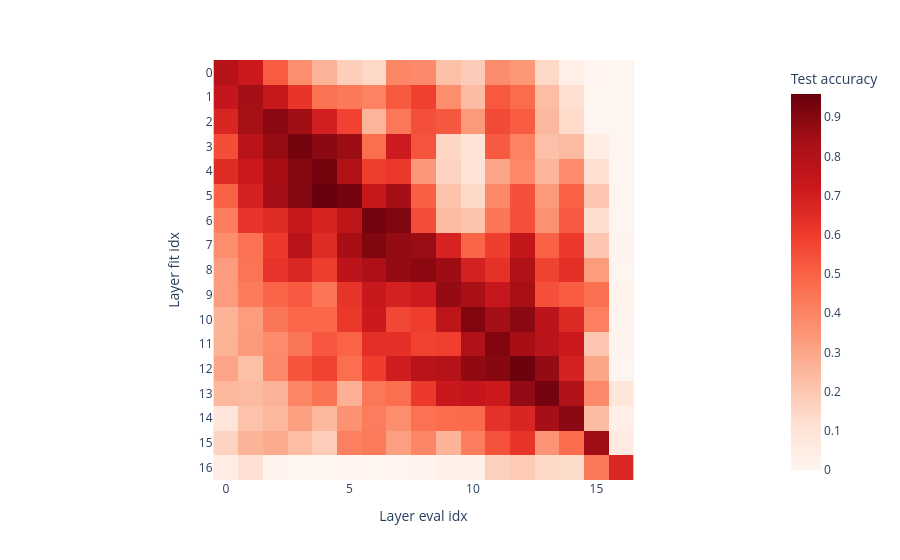

The cell this chart's notebook holds for it:
### Code cell
test_accuracies_l2 = torch.zeros((len(probes_l2), len(test_hidden_states))) - float("nan")
for probe_idx, probe in enumerate(probes_l2.values()):
    probe.eval()
    for layer_idx in range(len(test_hidden_states)):
        with torch.no_grad():
            test_logits = probe(test_hidden_states[layer_idx].float().to(device), holdout_eval_tokens=False)
            test_accuracy = (test_logits.argmax(dim=-1) == test_labels).float().mean().item()
        test_accuracies_l2[probe_idx, layer_idx] = test_accuracy

plotly.express.imshow(
    test_accuracies_l2,
    labels={"y": "Layer fit idx", "x": "Layer eval idx", "color": "Test accuracy"},
    color_continuous_scale="Reds"
).update_layout(
    yaxis=dict(tickvals=list(range(len(probes_l2))), ticktext=list(probes_l2.keys()))
)

### Figure 1 — Plotly figure (JSON) as saved in the notebook; plotly's stock layout.template omitted (floating-point values rounded to 4 significant figures; data arrays with more than 128 entries replaced by an {"elided": "..."} marker saying what was removed)
{"data": [{"coloraxis": "coloraxis", "hovertemplate": "Layer eval idx: %{x}<br>Layer fit idx: %{y}<br>Test accuracy: %{z}<extra></extra>", "name": "0", "type": "heatmap", "xaxis": "x", "yaxis": "y", "z": {"elided": "17x17 float values"}}], "layout": {"coloraxis": {"colorbar": {"title": {"text": "Test accuracy"}}, "colorscale": [[0.0, "rgb(255,245,240)"], [0.125, "rgb(254,224,210)"], [0.25, "rgb(252,187,161)"], [0.375, "rgb(252,146,114)"], [0.5, "rgb(251,106,74)"], [0.625, "rgb(239,59,44)"], [0.75, "rgb(203,24,29)"], [0.875, "rgb(165,15,21)"], [1.0, "rgb(103,0,13)"]]}, "margin": {"t": 60}, "xaxis": {"anchor": "y", "constrain": "domain", "domain": [0.0, 1.0], "scaleanchor": "y", "title": {"text": "Layer eval idx"}}, "yaxis": {"anchor": "x", "autorange": "reversed", "constrain": "domain", "domain": [0.0, 1.0], "ticktext": [0, 1, 2, 3, 4, 5, 6, 7, 8, 9, 10, 11, 12, 13, 14, 15, 16], "tickvals": [0, 1, 2, 3, 4, 5, 6, 7, 8, 9, 10, 11, 12, 13, 14, 15, 16], "title": {"text": "Layer fit idx"}}}}
